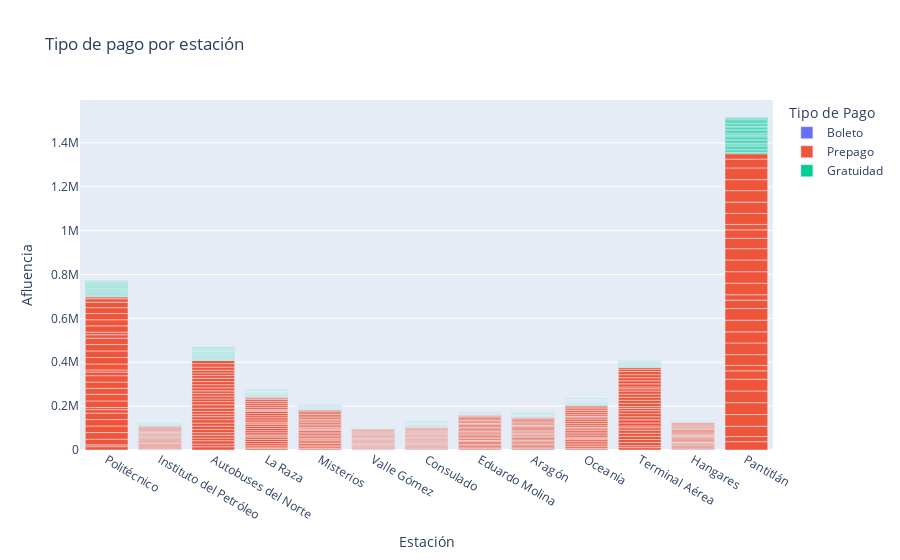

Notebook code for this chart:
### Code cell
fig = px.bar(linea_5, x="estacion", y="afluencia", color="tipo_pago",
                 labels={"estacion": "Estación",
                         "afluencia": "Afluencia",
                         "tipo_pago": "Tipo de Pago"},
                 title="Tipo de pago por estación")
fig.show()

### Figure 1 — Plotly figure (JSON) as saved in the notebook; plotly's stock layout.template omitted (floating-point values rounded to 4 significant figures; data arrays with more than 128 entries replaced by an {"elided": "..."} marker saying what was removed)
{"data": [{"alignmentgroup": "True", "hovertemplate": "Tipo de Pago=Boleto<br>Estación=%{x}<br>Afluencia=%{y}<extra></extra>", "legendgroup": "Boleto", "marker": {"color": "#636efa", "pattern": {"shape": ""}}, "name": "Boleto", "offsetgroup": "Boleto", "orientation": "v", "showlegend": true, "textposition": "auto", "type": "bar", "x": {"elided": "390 str values"}, "xaxis": "x", "y": {"elided": "390 int values"}, "yaxis": "y"}, {"alignmentgroup": "True", "hovertemplate": "Tipo de Pago=Prepago<br>Estación=%{x}<br>Afluencia=%{y}<extra></extra>", "legendgroup": "Prepago", "marker": {"color": "#EF553B", "pattern": {"shape": ""}}, "name": "Prepago", "offsetgroup": "Prepago", "orientation": "v", "showlegend": true, "textposition": "auto", "type": "bar", "x": {"elided": "390 str values"}, "xaxis": "x", "y": {"elided": "390 int values"}, "yaxis": "y"}, {"alignmentgroup": "True", "hovertemplate": "Tipo de Pago=Gratuidad<br>Estación=%{x}<br>Afluencia=%{y}<extra></extra>", "legendgroup": "Gratuidad", "marker": {"color": "#00cc96", "pattern": {"shape": ""}}, "name": "Gratuidad", "offsetgroup": "Gratuidad", "orientation": "v", "showlegend": true, "textposition": "auto", "type": "bar", "x": {"elided": "390 str values"}, "xaxis": "x", "y": {"elided": "390 int values"}, "yaxis": "y"}], "layout": {"barmode": "relative", "legend": {"title": {"text": "Tipo de Pago"}, "tracegroupgap": 0}, "title": {"text": "Tipo de pago por estación"}, "xaxis": {"anchor": "y", "domain": [0, 1], "title": {"text": "Estación"}}, "yaxis": {"anchor": "x", "domain": [0, 1], "title": {"text": "Afluencia"}}}}
